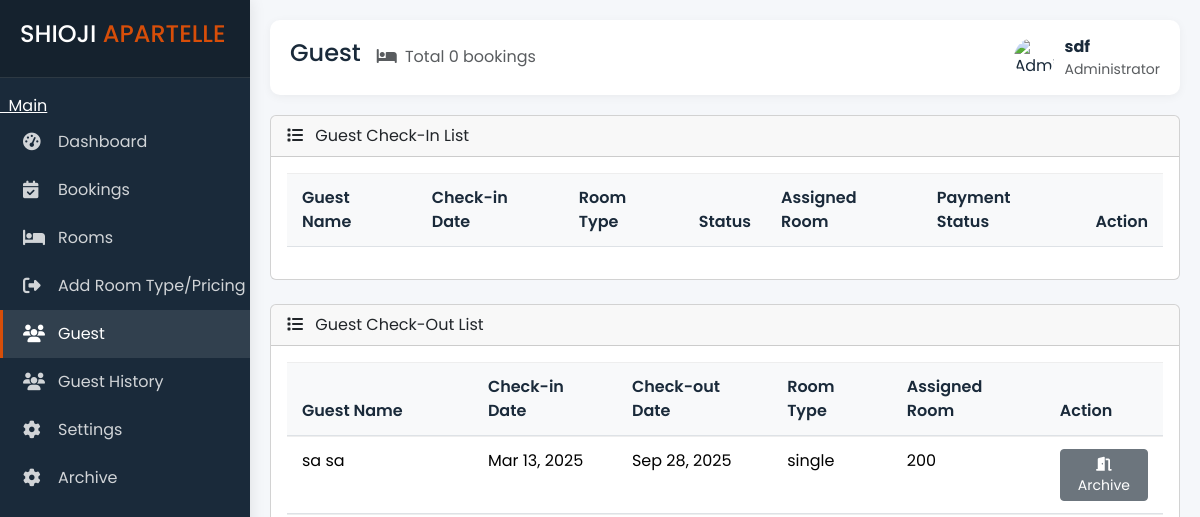
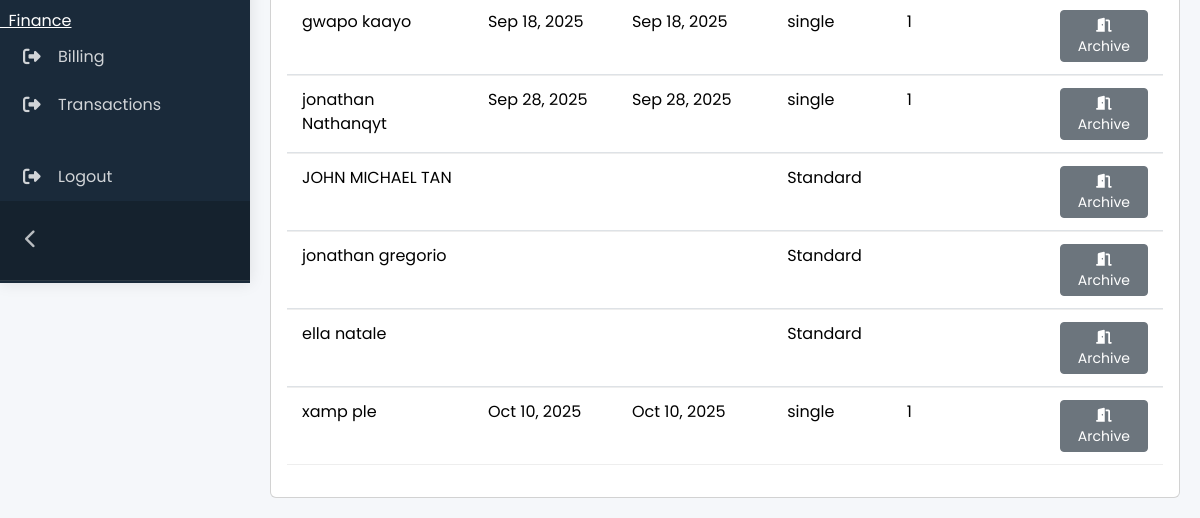
/admin/guest.php (signed in), run on an earlier commit of the app's database (2 pictures, top to bottom).
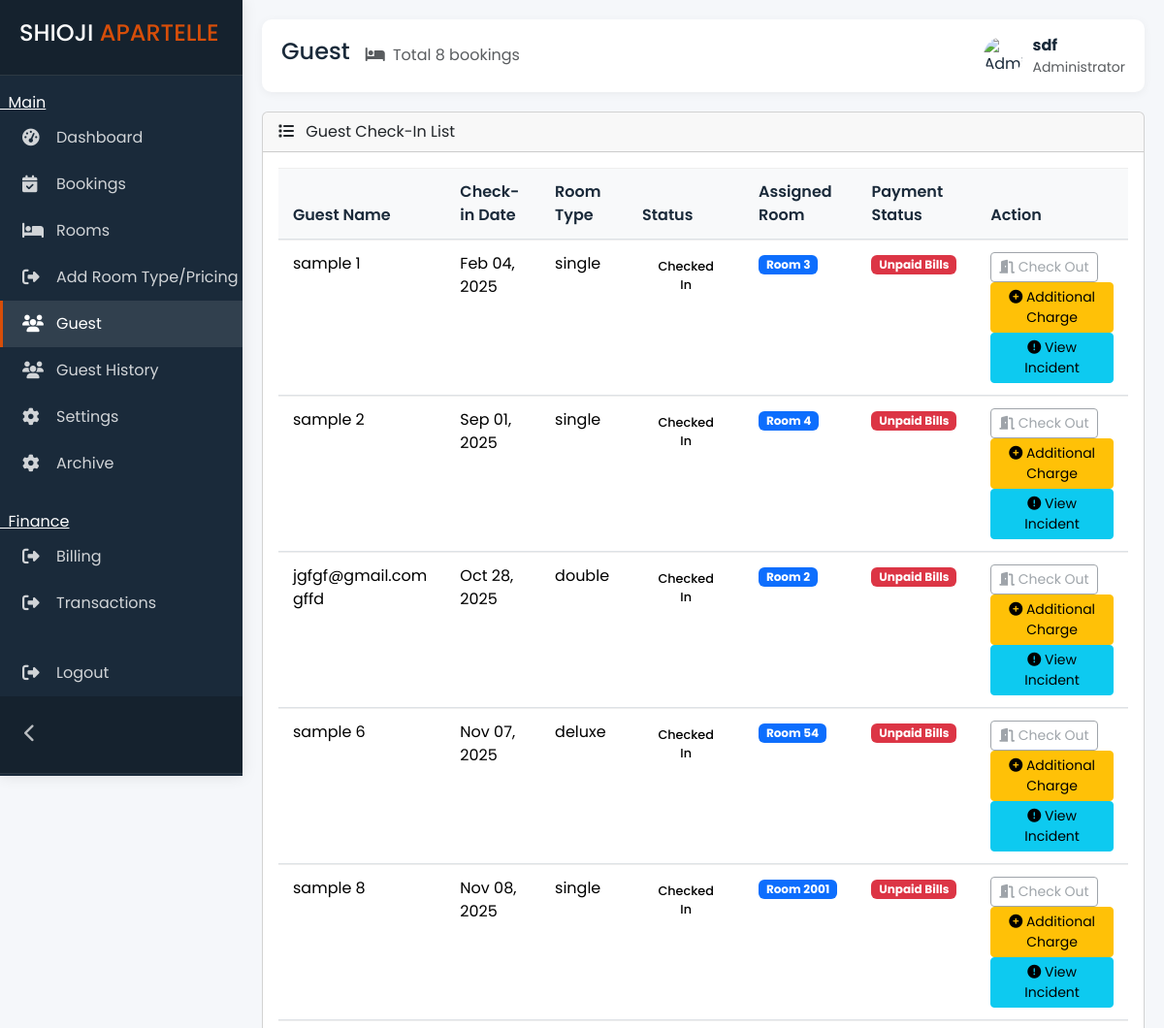
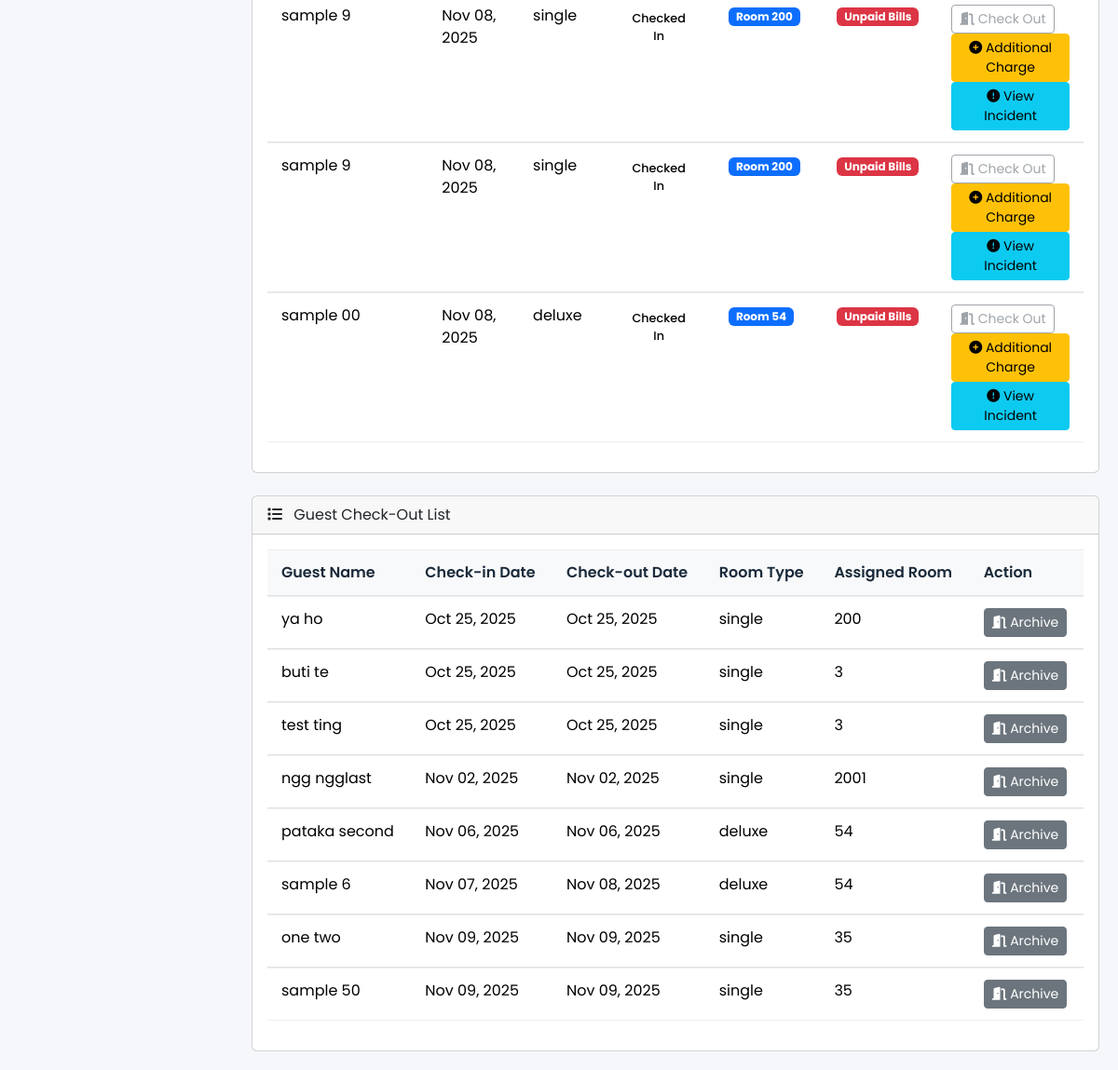
And on a later commit of the database (2 pictures, top to bottom).
### tables this page shows
CREATE TABLE `rooms` (
  `room_id` int(11) NOT NULL,
  `guest_id` int(11) DEFAULT NULL,
  `room_type_id` int(10) NOT NULL,
  `status` enum('available','occupied') NOT NULL,
  `archive` enum('yes','no') NOT NULL DEFAULT 'no'
);

CREATE TABLE `guests` (
  `guest_id` int(11) NOT NULL,
  `room_id` int(11) DEFAULT NULL,
  `first_name` varchar(200) NOT NULL,
  `last_name` varchar(200) NOT NULL,
  `email` varchar(200) NOT NULL,
  `phone` varchar(200) NOT NULL,
  `checkin_date` date DEFAULT NULL,
  `checkout_date` date DEFAULT NULL,
  `no_of_guest` tinyint(1) NOT NULL,
  `status` varchar(200) DEFAULT NULL,
  `password` varchar(250) DEFAULT NULL
);

CREATE TABLE `room_types` (
  `room_type_id` int(11) NOT NULL,
  `type` varchar(200) NOT NULL,
  `price` double(10,2) NOT NULL DEFAULT 0.00,
  `created_at` timestamp NOT NULL DEFAULT current_timestamp(),
  `archive` enum('yes','no') NOT NULL DEFAULT 'no'
);

### admin/guest.php (the view, shortened to what the changed rows need)
<?php
include '../connect.php';
function hasUnpaidBills($guest_id, $conn)
{
    $checkin_sql = "SELECT checkin_date, checkout_date FROM guests WHERE guest_id = ? AND status = 'checked_in'";
    $stmt_check = $conn->prepare($checkin_sql);
    $stmt_check->bind_param("i", $guest_id);
    $stmt_check->execute();
    $result_check = $stmt_check->get_result();
    $guest_data = $result_check->fetch_assoc();
    $current_checkin = $guest_data['checkin_date'];
    $current_checkout = $guest_data['checkout_date'] ?: date('Y-m-d');
    $checkin = new DateTime($current_checkin);
    $end = new DateTime($current_checkout);
    $checkin->modify('first day of this month');
    $end->modify('first day of this month');
    $expected_months = [];
    while ($checkin <= $end) {
        $expected_months[] = $checkin->format('Y-m');
        $checkin->modify('+1 month');
    }
    $placeholders = str_repeat('?,', count($expected_months) - 1) . '?';
    $sql = "
        SELECT COUNT(*) as transaction_count
        FROM transactions
        WHERE guest_id = ?
        AND bill_month IN ($placeholders)
        AND is_paid = '1'
        AND (
            -- Transaction covers at least part of current stay
            (bill_month = ? AND days_rendered > 0)
            OR
            -- More complex: check if transaction date range overlaps with current stay
            (transaction_date BETWEEN ? AND ?)
        )
    ";
    $stmt = $conn->prepare($sql);
    $types = 'i' . str_repeat('s', count($expected_months)) . 'sss';
    $params = array_merge([$guest_id], $expected_months, [$expected_months[0], $current_checkin, $current_checkout]);
    $stmt->bind_param($types, ...$params);
    $stmt->execute();
    $result = $stmt->get_result();
    $row = $result->fetch_assoc();
    $transaction_count = $row['transaction_count'];
    $sql_charges = "
        SELECT COUNT(*) as unpaid_count
        FROM additional_charge
        WHERE guest_id = ?
        AND paid = 0
        AND date BETWEEN ? AND ?
    ";
    $stmt2 = $conn->prepare($sql_charges);
    $stmt2->bind_param("iss", $guest_id, $current_checkin, $current_checkout);
    $stmt2->execute();
    $result2 = $stmt2->get_result();
    $row2 = $result2->fetch_assoc();
    $unpaid_charges = $row2['unpaid_count'] > 0;
    return ($transaction_count < count($expected_months)) || $unpaid_charges;
}
$sql = "
    SELECT g.*, r.room_type_id, rt.type, rt.price
    FROM guests g
    LEFT JOIN rooms r ON g.room_id = r.room_id
    LEFT JOIN room_types rt ON r.room_type_id = rt.room_type_id
    WHERE g.status = 'checked_in'
";
$result = $conn->query($sql);
?>
<!DOCTYPE html>
<html lang="en">
<?php include 'head.php'; ?>
<body>
    <div class="main-content" id="mainContent">
        <div class="topbar">
            <div class="topbar-left">
                <div class="d-flex align-items-center">
                    <div class="ms-3 text-muted d-none d-md-block">
                        <i class="fas fa-bed me-1"></i>
                        <span>Total <?php echo $result->num_rows; ?> bookings</span>
                    </div>
                </div>
            </div>
        </div>
        <div class="card">
            <div class="card-body">
                <div class="table-responsive">
                    <table id="bookingsTable" class="table table-hover">
                        <thead>
                            <tr>
                                <th>Guest Name</th>
                                <th>Check-in Date</th>
                                <th>Room Type</th>
                                <th>Status</th>
                                <th>Assigned Room</th>
                                <th>Payment Status</th>
                                <th>Action</th>
                            </tr>
                        </thead>
                        <tbody>
                            <?php if ($result && $result->num_rows > 0): ?>
                                <?php while ($row = $result->fetch_assoc()): ?>
                                    <tr>
                                        <td><?php echo htmlspecialchars($row['first_name'] . ' ' . $row['last_name']); ?></td>
                                        <td><?php echo date('M d, Y', strtotime($row['checkin_date'])); ?></td>
                                        <td><?php echo htmlspecialchars($row['type']); ?></td>
                                        <td>
                                            <span class="status-badge status-<?php echo $row['status']; ?>">
                                                <?php
                                                $status = $row['status'];
                                                echo match ($status) {
                                                    'confirmed'   => 'Confirmed',
                                                    'checked_in'  => 'Checked In',
                                                    'checked_out' => 'Checked Out',
                                                    'cancelled'   => 'Cancelled',
                                                    default       => ucfirst($status),
                                                };
                                                ?>
                                            </span>
                                        </td>
                                        <td>
                                            <?php if (!empty($row['room_id'])): ?>
                                                <span class="badge bg-primary">Room <?php echo htmlspecialchars($row['room_id']); ?></span>
                                            <?php else: ?>
                                                <span class="text-muted">Not assigned</span>
                                            <?php endif; ?>
                                        </td>
                                        <td>
                                            <?php
                                            $has_unpaid = hasUnpaidBills($row['guest_id'], $conn);
                                            if ($has_unpaid): ?>
                                                <span class="badge bg-danger">Unpaid Bills</span>
                                            <?php else: ?>
                                                <span class="badge bg-success">Fully Paid</span>
                                            <?php endif; ?>
                                        </td>
                                        <td>
                                            <?php if (empty($row['room_id'])): ?>
                                                <button
                                                    class="btn btn-primary btn-sm assign-btn"
                                                    data-book-id="<?php echo $row['guest_id']; ?>"
                                                    data-guest-name="<?php echo htmlspecialchars($row['first_name'] . ' ' . $row['last_name']); ?>"
                                                    data-bs-toggle="modal"
                                                    data-bs-target="#assignModal">
                                                    Assign Room
                                                </button>
                                            <?php else: ?>
                                                <?php
                                                $has_unpaid = hasUnpaidBills($row['guest_id'], $conn);
                                                ?>
                                                <?php if (!$has_unpaid): ?>
                                                    <form action="" method="POST" onsubmit="return confirm('Are you sure you want to check out this guest?');" style="display:inline;">
                                                        <input type="hidden" name="email" value="<?php echo htmlspecialchars($row['email']); ?>">
                                                        <input type="hidden" name="guest_id" value="<?php echo htmlspecialchars($row['guest_id']); ?>">
                                                        <button type="submit" name="check_out" class="btn btn-secondary btn-sm">
                                                            <i class="fas fa-door-open"></i> Check Out
                                                        </button>
                                                    </form>
                                                <?php else: ?>
                                                    <button type="button" class="btn btn-outline-secondary btn-sm" disabled title="Guest has unpaid bills">
                                                        <i class="fas fa-door-open"></i> Check Out
                                                    </button>
                                                <?php endif; ?>
                                                <button type="button" class="btn btn-warning btn-sm additional-charge-btn" data-bs-toggle="modal" data-bs-target="#addChargeModal"
                                                    data-guest-id="<?php echo htmlspecialchars($row['guest_id']); ?>"
                                                    data-guest-name="<?php echo htmlspecialchars($row['first_name'] . ' ' . $row['last_name']); ?>">
                                                    <i class="fas fa-plus-circle"></i> Additional Charge
                                                </button>
                                                <button type="button" class="btn btn-info btn-sm view-incident-btn"
                                                    data-bs-toggle="modal"
                                                    data-bs-target="#viewIncidentModal"
                                                    data-guest-id="<?php echo htmlspecialchars($row['guest_id']); ?>"
                                                    data-guest-name="<?php echo htmlspecialchars($row['first_name'] . ' ' . $row['last_name']); ?>">
                                                    <i class="fas fa-exclamation-circle"></i> View Incident
                                                </button>
                                            <?php endif; ?>
                                        </td>
                                    </tr>
                                <?php endwhile; ?>
                            <?php else: ?>
                                <!-- <tr>
                                    <td colspan="7" class="text-center py-4">No bookings found</td>
                                </tr> -->
                            <?php endif; ?>
                        </tbody>
                    </table>
                </div>
            </div>
        </div>
        <div class="card mt-4">
            <div class="card-body">
                <div class="table-responsive">
                    <table id="bookingsTable2" class="table table-hover">
                        <thead>
                            <tr>
                                <th>Guest Name</th>
                                <th>Check-in Date</th>
                                <th>Check-out Date</th>
                                <th>Room Type</th>
                                <th>Assigned Room</th>
                                <th>Action</th>
                            </tr>
                        </thead>
                        <tbody>
                            <?php
                            $sql = "
                        SELECT g.*, r.room_type_id, rt.type, rt.price, r.room_id
                        FROM guests g
                        LEFT JOIN rooms r ON g.room_id = r.room_id
                        LEFT JOIN room_types rt ON r.room_type_id = rt.room_type_id
                        WHERE g.status = 'checked_out'
                    ";
                            $result2 = $conn->query($sql);
                            ?>
                            <?php if ($result2 && $result2->num_rows > 0): ?>
                                <?php while ($row = $result2->fetch_assoc()): ?>
                                    <tr>
                                        <td><?php echo htmlspecialchars($row['first_name'] . ' ' . $row['last_name']); ?></td>
                                        <td>
                                            <?php echo $row['checkin_date']
                                                ? date('M d, Y', strtotime($row['checkin_date']))
                                                : ''; ?>
                                        </td>
                                        <td>
                                            <?php echo $row['checkout_date']
                                                ? date('M d, Y', strtotime($row['checkout_date']))
                                                : ''; ?>
                                        </td>
                                        <td><?php echo htmlspecialchars($row['type'] ?? 'Standard'); ?></td>
                                        <td><?php echo htmlspecialchars($row['room_id'] ?? ''); ?></td>
                                        <td>
                                            <form action="" method="POST"
                                                onsubmit="return confirm('Are you sure you want to check out this guest?');">
                                                <button type="submit" name="archive" class="btn btn-secondary btn-sm">
                                                    <i class="fas fa-door-open"></i> Archive
                                                </button>
                                            </form>
                                        </td>
                                    </tr>
                                <?php endwhile; ?>
                            <?php else: ?>
                                <!-- <tr>
                                    <td colspan="6" class="text-center py-4">No checked-out guests found</td>
                                </tr> -->
                            <?php endif; ?>
                        </tbody>
                    </table>
                </div>
            </div>
        </div>
    </div>
</body>
</html>

What changed in the data, as far as the page shows it:
removed rooms: guests.first_name+last_name "gwapo kaayo", guests.checkin_date "Sep 18, 2025", guests.checkout_date "Sep 18, 2025", room_type.type "single", room_id "1", guests.first_name+last_name "jonathan Nathanqyt", guests.checkin_date "Sep 28, 2025", guests.checkout_date "Sep 28, 2025", guests.first_name+last_name "xamp ple", guests.checkin_date "Oct 10, 2025", guests.checkout_date "Oct 10, 2025", shown under "Guest"
removed guests: first_name+last_name "JOHN MICHAEL TAN", type "Standard"
removed guests: first_name+last_name "jonathan gregorio", type "Standard"
removed guests: first_name+last_name "ella natale", type "Standard"
added rooms: guest.last_name "sample 1", guest.checkin_date "Feb 04, 2025", room_type.type "single", guest.status "Checked In", guest.room_id "3", guests.first_name+last_name "buti te", guests.checkin_date "Oct 25, 2025", guests.checkout_date "Oct 25, 2025", room_id "3", guests.first_name+last_name "test ting"
added rooms: guest.last_name "sample 2", guest.checkin_date "Sep 01, 2025", room_type.type "single", guest.status "Checked In", guest.room_id "4", shown under "Guest"
added rooms: guest.last_name "jgfgf@gmail.com gffd", guest.checkin_date "Oct 28, 2025", room_type.type "double", guest.status "Checked In", guest.room_id "2", shown under "Guest"
added rooms: guests.first_name+last_name "sample 6", guests.checkin_date "Nov 07, 2025", room_type.type "deluxe", guests.status "Checked In", guests.room_id "54", guest.last_name "sample 00", guest.checkin_date "Nov 08, 2025", guest.status "Checked In", guest.room_id "54", guests.first_name+last_name "pataka second", guests.checkin_date "Nov 06, 2025", guests.checkout_date "Nov 06, 2025", room_id "54", guests.checkout_date "Nov 08, 2025"
added rooms: guest.last_name "sample 8", guest.checkin_date "Nov 08, 2025", room_type.type "single", guest.status "Checked In", guest.room_id "2001", guests.first_name+last_name "ngg ngglast", guests.checkin_date "Nov 02, 2025", guests.checkout_date "Nov 02, 2025", room_id "2001"
now on one of the page's lists (row edited): rooms: guests.first_name+last_name "sample 9", guests.checkin_date "Nov 08, 2025", room_type.type "single", guests.status "Checked In", guests.room_id "200", guest.last_name "sample 9", guest.checkin_date "Nov 08, 2025", guest.status "Checked In", guest.room_id "200"
changed rooms id 200: guests.first_name+last_name "sa sa" → "ya ho"; guests.checkin_date "Mar 13, 2025" → "Oct 25, 2025"; guests.checkout_date "Sep 28, 2025" → "Oct 25, 2025"
added rooms: guests.first_name+last_name "one two", guests.checkin_date "Nov 09, 2025", guests.checkout_date "Nov 09, 2025", room_type.type "single", room_id "35", guests.first_name+last_name "sample 50"
Also different on the page:
$result->num_rows: "0" → "8"
